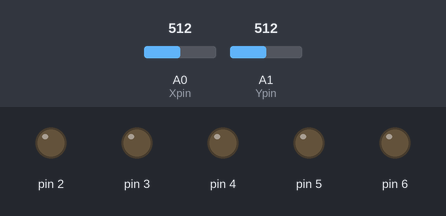
A sketch run on a simulated Arduino Uno, built with avr-gcc and run on an emulated ATmega328P. On the bench: output pins drawn as LEDs (lit = HIGH). Dashed ring = blinking. The test bench sets the inputs (shaded band); at power-on: A0 (Xpin) = 512, A1 (Ypin) = 512. What the sketch prints to the serial monitor is not drawn.

Above: at 1.2 s.
1.3 s: A0 (Xpin) set to 521
4.3 s: A0 (Xpin) set to 544
At 4.55 s:
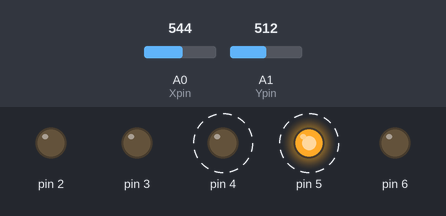
7.3 s: A0 (Xpin) set to 470
At 7.55 s:
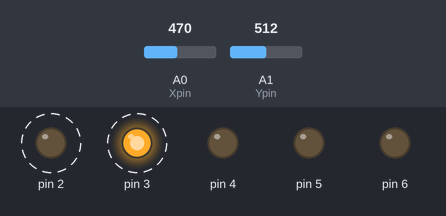
10.3 s: A0 (Xpin) set to 493
At 10.3 s:
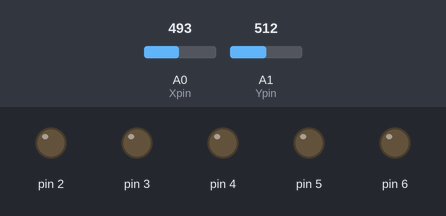
11.8 s: A1 (Ypin) set to 493
13.3 s: A1 (Ypin) set to 469
At 13.55 s:
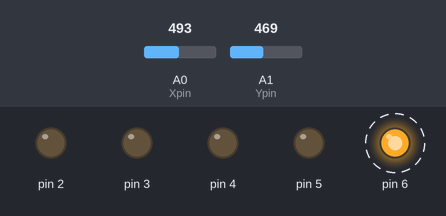
Timing chart, 0 to 17.3 s (numbered marks = the images above; inputs shaded):
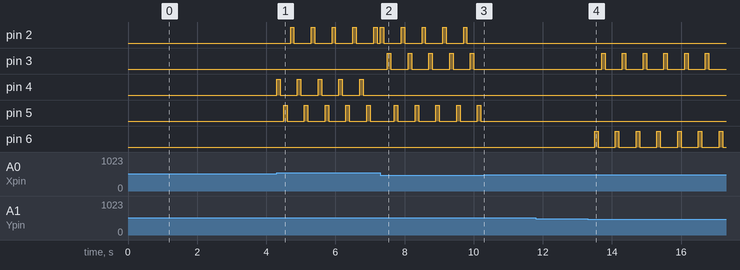

The sketch:

shrug.ino
```cpp
#define joyX A0
#define joyY A1
int animationSpeed = 400;
//joystick values
int SWpin = 10;
int Xpin = 0;
int Ypin = 1;
int xValue = 0;
int yValue = 0;

void setup() {
  Serial.begin(115200);
  pinMode(SWpin, INPUT);
  digitalWrite(SWpin, HIGH);
  // put your setup code here, to run once:
  pinMode(2, OUTPUT);
  pinMode(3, OUTPUT);
  pinMode(4, OUTPUT);
  pinMode(5, OUTPUT);
  pinMode(6, OUTPUT);
}

void loop() {
  // put your main code here, to run repeatedly:

  xValue = analogRead(Xpin);
  yValue = analogRead(Ypin);
  Serial.print(xValue);
  Serial.print("\t");
  Serial.println(yValue);
  Tomato(xValue, yValue);
}

int Tomato(int xValue, int yValue) {

  // X negative
  if (xValue <= 480) {
    animationSpeed = 100;
    digitalWrite(2, HIGH);
    delay(animationSpeed); // Wait for animationSpeed millisecond(s)
    digitalWrite(2, LOW);
    delay(animationSpeed);

    digitalWrite(3, HIGH);
    delay(animationSpeed); // Wait for animationSpeed millisecond(s)
    digitalWrite(3, LOW);
    delay(animationSpeed);

    digitalWrite(5, HIGH);
    delay(animationSpeed); // Wait for animationSpeed millisecond(s)
    digitalWrite(5, LOW);
    delay(animationSpeed);
  }

  // X positive
  else if (xValue >= 530) {
    animationSpeed = 100;
    digitalWrite(4, HIGH);
    delay(animationSpeed); // Wait for animationSpeed millisecond(s)
    digitalWrite(4, LOW);
    delay(animationSpeed);

    digitalWrite(5, HIGH);
    delay(animationSpeed); // Wait for animationSpeed millisecond(s)
    digitalWrite(5, LOW);
    delay(animationSpeed);

    digitalWrite(2, HIGH);
    delay(animationSpeed); // Wait for animationSpeed millisecond(s)
    digitalWrite(2, LOW);
    delay(animationSpeed);
  }

  //Y negative
  else if (yValue <= 480) {
    animationSpeed = 100;
    digitalWrite(1, HIGH);
    delay(animationSpeed); // Wait for animationSpeed millisecond(s)
    digitalWrite(1, LOW);
    delay(animationSpeed);

    digitalWrite(6, HIGH);
    delay(animationSpeed); // Wait for animationSpeed millisecond(s)
    digitalWrite(6, LOW);
    delay(animationSpeed);

    digitalWrite(3, HIGH);
    delay(animationSpeed); // Wait for animationSpeed millisecond(s)
    digitalWrite(3, LOW);
    delay(animationSpeed);
  }

  else if (yValue >= 530) {
    animationSpeed = 100;
    digitalWrite(3, HIGH);
    delay(animationSpeed); // Wait for animationSpeed millisecond(s)
    digitalWrite(3, LOW);
    delay(animationSpeed);

    digitalWrite(5, HIGH);
    delay(animationSpeed); // Wait for animationSpeed millisecond(s)
    digitalWrite(5, LOW);
    delay(animationSpeed);

    digitalWrite(4, HIGH);
    delay(animationSpeed); // Wait for animationSpeed millisecond(s)
    digitalWrite(4, LOW);
    delay(animationSpeed);
  }
  else if (xValue <= -530 && xValue >= 530 && yValue <= -530 && yValue >= 530) {
    digitalWrite(2, LOW);
    digitalWrite(3, LOW);
    digitalWrite(4, LOW);
    digitalWrite(5, LOW);
    digitalWrite(6, LOW);

  }
  //
  //  else if(xValue <=-10 && xValue >= 10 && yValue <=-10 && yValue >= 10){
  //  digitalWrite(2, HIGH);
  //  delay(animationSpeed); // Wait for animationSpeed millisecond(s)
  //  digitalWrite(2, LOW);
  //  delay(animationSpeed);
  //
  //  digitalWrite(3, HIGH);
  //  delay(animationSpeed); // Wait for animationSpeed millisecond(s)
  //  digitalWrite(3, LOW);
  //  delay(animationSpeed);
  //
  //  digitalWrite(4, HIGH);
  //  delay(animationSpeed); // Wait for animationSpeed millisecond(s)
  //  digitalWrite(4, LOW);
  //  delay(animationSpeed);
  //
  //  digitalWrite(5, HIGH);
  //  delay(animationSpeed); // Wait for animationSpeed millisecond(s)
  //  digitalWrite(5, LOW);
  //  delay(animationSpeed);
  //
  //  digitalWrite(6, HIGH);
  //  delay(animationSpeed); // Wait for animationSpeed millisecond(s)
  //  digitalWrite(6, LOW);
  //  delay(animationSpeed);
  //  }
}
```

Measured:
- the behaviour switches between 529 and 530 on A0 (Xpin) (found by bisection; images 0 and 1)
- the behaviour switches between 480 and 481 on A0 (Xpin) (found by bisection; images 2 and 3)
- the behaviour switches between 481 and 480 on A1 (Ypin) (found by bisection; images 3 and 4)
- after the input at 4.3 s, pin 2: alternates HIGH for 0.10 s and LOW for 0.50 s, starting after 0.40 s; pin 4: alternates HIGH for 0.10 s and LOW for 0.50 s, starting at once; pin 5: alternates HIGH for 0.10 s and LOW for 0.50 s, starting after 0.20 s
- after the input at 7.3 s, pin 3: alternates HIGH for 0.10 s and LOW for 0.50 s, starting after 0.20 s; pin 4: stops changing and stays LOW
- after the input at 10.3 s, pin 2, pin 3, pin 5: stops changing and stays LOW
- after the input at 13.3 s, pin 3: alternates HIGH for 0.10 s and LOW for 0.50 s, starting after 0.40 s; pin 6: alternates HIGH for 0.10 s and LOW for 0.50 s, starting after 0.20 s
